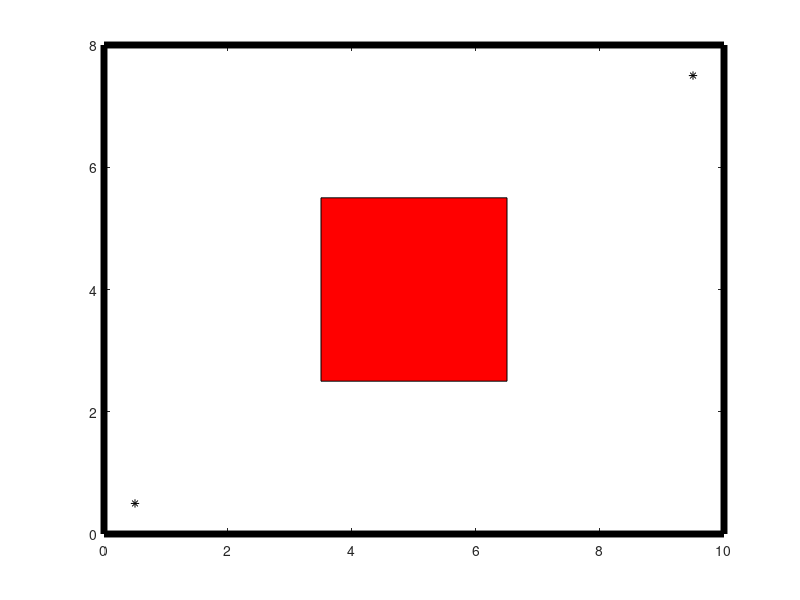

Write the MATLAB code that produced this figure. (Note: this script raises an error after producing the figure.)
close all; clear; clc

%% make environment

% bounds
xLB = 0;
xUB = 10;
yLB = 0;
yUB = 8;

% points
stPoint = [xLB + 0.5, yLB + 0.5];
endPoint = [xUB - 0.5, yUB - 0.5];

% obstacle
obs1_xLB = 3.5;
obs1_xUB = 6.5;
obs1_yLB = 2.5;
obs1_yUB = 5.5;

%% plot environment

figure(1)
% points
plot([stPoint(1) endPoint(1)],[stPoint(2) endPoint(2)],'k*')
hold on

%bounds
plot([xLB xUB],[yLB yLB],'k','LineWidth',5)
hold on
plot([xLB xUB],[yUB yUB],'k','LineWidth',5)
hold on
plot([xLB xLB],[yLB yUB],'k','LineWidth',5)
hold on
plot([xUB xUB],[yLB yUB],'k','LineWidth',5)

% obstacle
hold on
fill([obs1_xLB obs1_xLB obs1_xUB obs1_xUB], ...
        [obs1_yLB obs1_yUB obs1_yUB obs1_yLB],'r')

%% formulate and solve MIP problem
nPoints = 10;
nBoundaries = 4;

z1 = binvar(nPoints,nBoundaries);
x = sdpvar(nPoints,3);
M = 1e6;
safety = 0;


constr = [x(:,1) <= obs1_xLB - safety + z1(:,1)*M, ...
          x(:,1) >= obs1_xUB + safety - z1(:,2)*M, ...
          x(:,2) <= obs1_yLB - safety + z1(:,3)*M, ... 
          x(:,2) >= obs1_yUB + safety - z1(:,4)*M, ...
          z1(:,1) + z1(:,2) + z1(:,3) + z1(:,4) <= 3, ...
          x(1,1:2) == stPoint, ...
          x(nPoints,1:2) == endPoint];

A = 2;
B = 3;

vz_inv = x(3);
objective = B * (x(1,3)^2 + ...
                        (x(2,1) - x(1,1))^2 + ...
                        (x(2,2) - x(1,2))^2);
%                         ((x(2,1) - x(1,1))/(x(1,3)/4.8))^2 + ...
%                         ((x(2,2) - x(1,2))/(x(1,3)/4.8))^2);

for i = 2:nPoints-1
    objective = objective + A * x(i-1,3)^2 + ...
                    B * (x(i,3)^2 - x(i-1,3)^2 + ...
                        (x(i+1,1) - x(i,1))^2 - ... 
                          (x(i,1) - x(i-1,1))^2 + ... 
                          (x(i+1,2) - x(i,2))^2 - ... 
                          (x(i,2) - x(i-1,2))^2);
%                         ((x(i+1,1) - x(i,1))/(x(i,3)/4.8))^2 + ...
%                         ((x(i,1) - x(i-1,1))/(x(i-1,3)/4.8))^2 + ...
%                         ((x(i+1,2) - x(i,2))/(x(i,3)/4.8))^2 + ...
%                         ((x(i,2) - x(i-1,2))/(x(i-1,3)/4.8))^2);
                            
    % smoothness 
    objective = objective + norm(x(i+1,:) - x(i,:),2)^2;
end


options = sdpsettings('verbose',2,'solver','GUROBI','debug',1);
sol = optimize(constr,objective,options);

% plot with size of marker proportional to z velocity